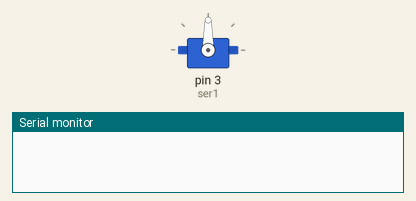
A sketch run on a simulated Arduino Uno, built with avr-gcc and run on an emulated ATmega328P. On the bench: servo, the last lines printed to the serial monitor.

Above: at 0.1 s.
At 10.1 s:
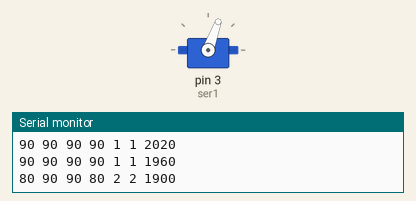
At 13.1 s:
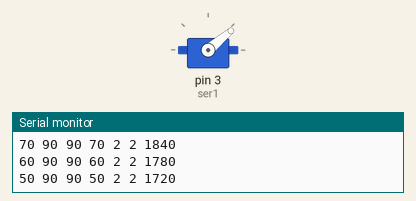
At 17.1 s:
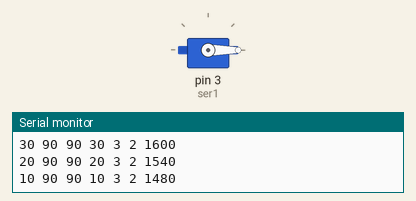
Timing chart, 0 to 18.6 s (numbered marks = the images above):
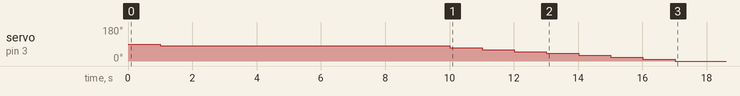

Measured:
- by itself, servo on pin 3 (ser1): moves from 90° to 0° over 16.0 s

The sketch:

train_model_arduino.ino
```cpp
#include <Servo.h>

String blenderin;
boolean LN, LS, RN, RS, alarm;
int active_state = 0, STATEPOS = 0, count = 0, count_light = 0, light_state = 0;
boolean exited = false, openall = false, entered = false, CLSRN = false;
int pos1_out, pos2_out, pos3_out, pos4_out;
int light_out = 1, train_pos = 2500;
boolean statechart1active, statechart2active;
Servo ser1;


void setup()
{
  Serial.begin(115200);
  ser1.attach(3);
}

void loop()
{
  delay(1000);

  static int Saturation = 90;
  static int Saturation_m = 90;
  static int Saturation_e = 90;
  static int Saturation_g = 90;
  int qY;
  int tmp1, tmp2, tmp3, tmp4;

  train_pos -= 60;
  if (!(statechart1active)) {
    statechart1active = true;
    active_state = 1;
    LN = true;
    LS = true;
    RN = true;
    RS = true;
    STATEPOS = 1;
    alarm = false;
  } else {
    switch (active_state) {
     case 4:
      LN = false;
      RS = false;
      if (exited) {
        active_state = 5;
        LN = true;
        LS = true;
        RN = true;
        RS = true;
        STATEPOS = 5;
        count = 0;
        alarm = false;
      } else {
        qY = count + 1;
        if (qY > 20) {
          qY = 20;
        }

        count = qY;
      }
      break;

     case 5:
      LN = true;
      LS = true;
      RN = true;
      RS = true;
      if (openall) {
        active_state = 1;
        LN = true;
        LS = true;
        RN = true;
        RS = true;
        STATEPOS = 1;
        alarm = false;
      } else if (count > 12) {
        active_state = -1;
        alarm = true;
      } else {
        qY = count + 1;
        if (qY > 20) {
          qY = 20;
        }

        count = qY;
      }
      break;

     case 1:
      LN = true;
      LS = true;
      RN = true;
      RS = true;
      if (entered) {
        active_state = 2;
        LS = false;
        RN = false;
        STATEPOS = 2;
        count = 0;
        alarm = false;
      }
      break;

     case -1:
      if ((STATEPOS == 2) && CLSRN) {
        active_state = 3;
        count = 0;
        STATEPOS = 3;
        alarm = false;
      } else if ((STATEPOS == 4) && exited) {
        active_state = 5;
        LN = true;
        LS = true;
        RN = true;
        RS = true;
        STATEPOS = 5;
        count = 0;
        alarm = false;
      } else {
        alarm = true;
      }
      break;

     case 3:
      if (count > 4) {
        active_state = 4;
        LN = false;
        RS = false;
        count = 0;
        STATEPOS = 4;
        alarm = false;
      } else {
        qY = count + 1;
        if (qY > 20) {
          qY = 20;
        }

        count = qY;
      }
      break;

     default:
      LS = false;
      RN = false;
      if (count > 12) {
        active_state = -1;
        alarm = true;
      } else if (CLSRN) {
        active_state = 3;
        count = 0;
        STATEPOS = 3;
        alarm = false;
      } else {
        qY = count + 1;
        if (qY > 20) {
          qY = 20;
        }

        count = qY;
      }
      break;
    }
  }

/*
 *  statechart over
 *
 */

  if (RN) {
    tmp1 = 10;
  } else {
    tmp1 = -10;
  }

  Saturation = Saturation + tmp1;
  if (Saturation > 90.0) {
    Saturation = 90.0;
  } else {
    if (Saturation < 0.0) {
      Saturation = 0.0;
    }
  }


  if (RS) {
    tmp2 = 10;
  } else {
    tmp2 = -10;
  }

  Saturation_m = tmp2 + Saturation_m;
  if (Saturation_m > 90.0) {
    Saturation_m = 90.0;
  } else {
    if (Saturation_m < 0.0) {
      Saturation_m = 0.0;
    }
  }

  if (LN) {
    tmp3 = 10;
  } else {
    tmp3 = -10;
  }

  Saturation_e = tmp3 + Saturation_e;
  if (Saturation_e > 90.0) {
    Saturation_e = 90.0;
  } else {
    if (Saturation_e < 0.0) {
      Saturation_e = 0.0;
    }
  }

  if (LS) {
    tmp4 = 10;
  } else {
    tmp4 = -10;
  }

  Saturation_g = tmp4 + Saturation_g;
  if (Saturation_g > 90.0) {
    Saturation_g = 90.0;
  } else {
    if (Saturation_g < 0.0) {
      Saturation_g = 0.0;
    }
  }

  if (!(statechart2active)) {
    statechart2active = true;
    light_state = 0;
    light_out = 1;
  } else {
    switch (light_state) {
     case 0:
      light_out = 1;
      if (entered) {
        light_state = 1;
        light_out = 2;
        count_light = 0;
      }
      break;

     case 2:
      light_out = 3;
      if (exited) {
        light_state = 3;
        light_out = 2;
      }
      break;

     case 1:
      light_out = 2;
      if (count_light >= 4) {
        light_state = 2;
        light_out = 3;
      } else {
        count_light++;
      }
      break;

     default:
      light_out = 2.0;
      if ((Saturation >= 80.0) && (Saturation_m >= 80.0) &&
          (Saturation_e >= 80.0) && (Saturation_g >= 80.0)) {
        light_state = 0;
        light_out = 1;
        openall = true;
      }
      break;
    }
  }

  pos4_out = Saturation_g;
  pos3_out = Saturation_e;
  pos2_out = Saturation_m;
  pos1_out = Saturation;
  if(train_pos < -1000)
  {
    exited = true;
  }
  else
    exited = false;


  if(train_pos < 2000 && train_pos > 1600)
  {
    entered = true;
  }
  else
    entered = false;
  CLSRN = ((Saturation < 10.0) && (Saturation_g < 10.0));
  Serial.print(pos1_out); Serial.print(" ");
  Serial.print(pos2_out); Serial.print(" ");
  Serial.print(pos3_out); Serial.print(" ");
  Serial.print(pos4_out); Serial.print(" ");
  Serial.print(light_out); Serial.print(" ");
  Serial.print(active_state); Serial.print(" ");
  Serial.print(train_pos); Serial.println();
  ser1.write(pos1_out - 10);
  if(train_pos < -2500){
    Serial.println("STOP\n");
    Serial.end();
  }
}
```
